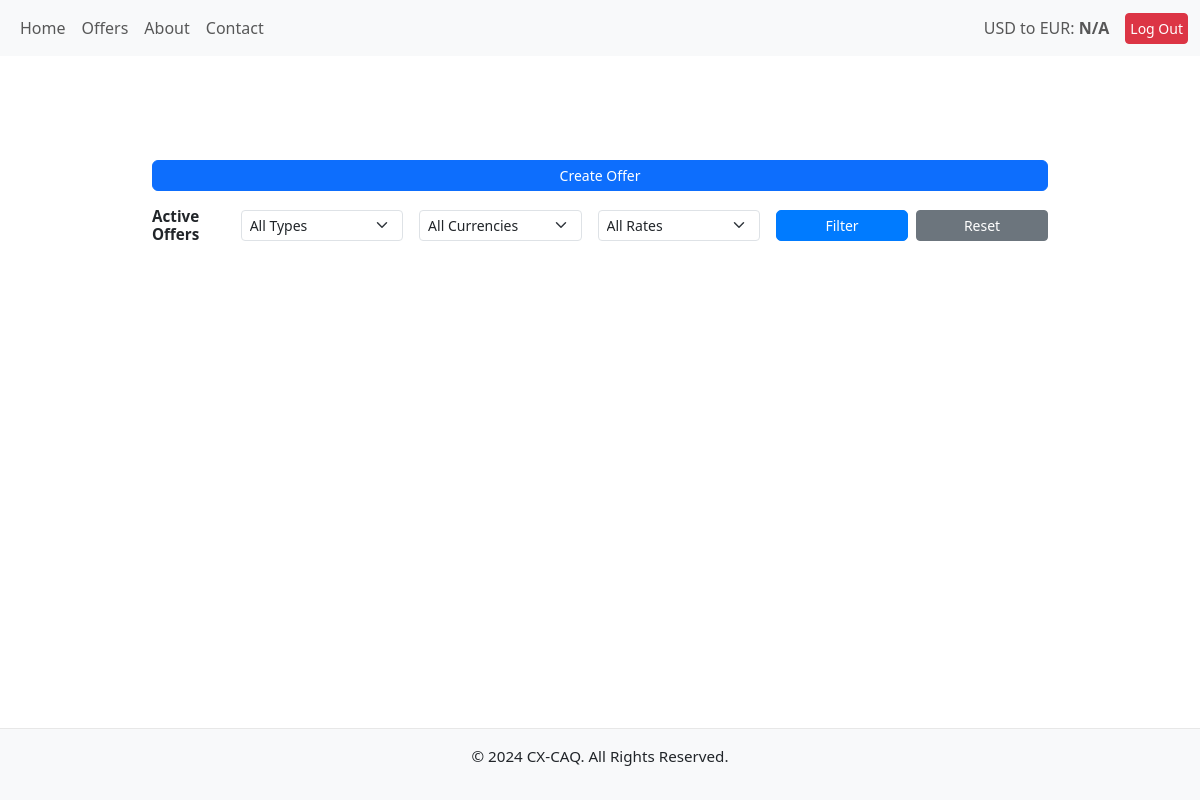
The page /offers/ (signed in) on the database as committed earlier.
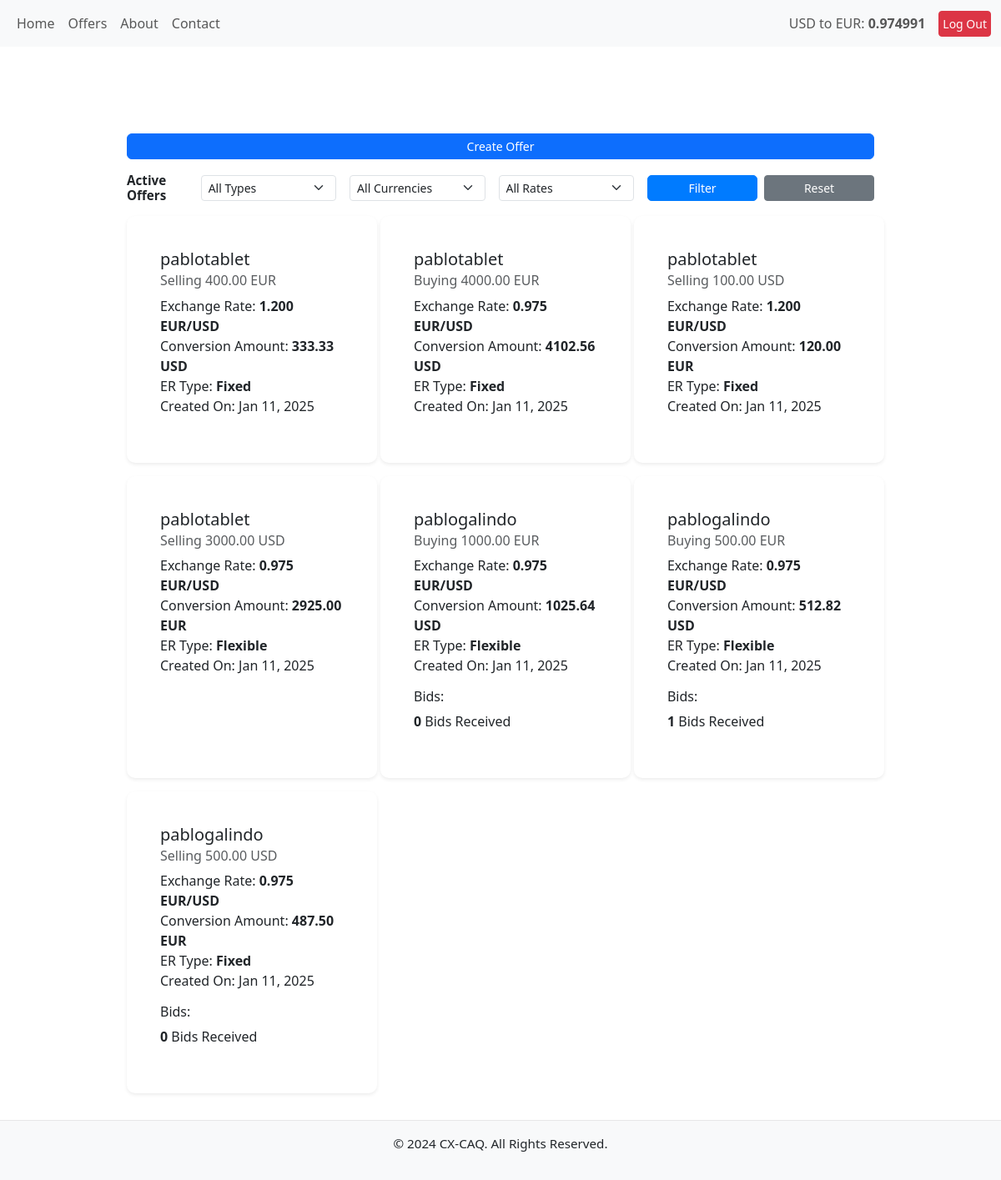
The same page on the database as committed later.
### offers/models.py (models this page shows, shortened)
class LatestExchangeRate(models.Model):
    base_currency = models.CharField(max_length=3, default="USD")
    target_currency = models.CharField(max_length=3, default="EUR")
    rate = models.DecimalField(max_digits=10, decimal_places=6)
    timestamp = models.DateTimeField(auto_now=True)

class Offer(models.Model):
    CURRENCY_CHOICES = [
        ('USD', 'US Dollar'),
        ('EUR', 'Euro'),
    ]
    RATE_TYPE_CHOICES = [
        ('FIXED', 'Fixed'),
        ('FLEXIBLE', 'Flexible'),
    ]
    user = models.ForeignKey(User, on_delete=models.CASCADE, related_name="offers")
    currency = models.CharField(max_length=3, choices=CURRENCY_CHOICES)
    amount = models.DecimalField(max_digits=10, decimal_places=2)
    exchange_rate = models.DecimalField(max_digits=8, decimal_places=3,null=True, blank=True)
    is_buying = models.BooleanField()
    rate_type = models.CharField(max_length=10, choices=RATE_TYPE_CHOICES, default='FIXED')
    created_at = models.DateTimeField(auto_now_add=True)
    class Meta:
        ordering = ['-created_at']
    @property
    def conversion_amount(self):
        if self.currency == "USD":
            return round(self.amount * self.exchange_rate, 2)
        elif self.currency == "EUR":
           return round(self.amount / self.exchange_rate, 2)
        return None

### offers/views.py (the view)
# urls.py: path('', views.view_offers, name='view_offers'),
@login_required
def view_offers(request):
    offers = Offer.objects.prefetch_related('bids').all()
    is_buying = request.GET.get('is_buying')
    currency = request.GET.get('currency')
    rate_type = request.GET.get('rate_type')
    if is_buying in ['0', '1']:
        offers = offers.filter(is_buying=bool(int(is_buying)))
    if currency:
        offers = offers.filter(currency=currency)
    if rate_type:
        offers = offers.filter(rate_type=rate_type)
    for offer in offers:
        offer.user_bid = offer.bids.filter(user=request.user).first()
    return render(request, 'offers/view_offers.html', {'offers': offers})

### offers/context_processors.py (called while the page is built)
def exchange_rate_processor(request):
    try:
        latest_rate = LatestExchangeRate.objects.latest("timestamp").rate
        print(f"Latest exchange rate fetched from database: {latest_rate}")
    except LatestExchangeRate.DoesNotExist:
        try:
            latest_rate = fetch_and_update_exchange_rate()
            print(f"Latest exchange rate fetched: {latest_rate}")
        except ValueError as e:
            print(f"Error fetching exchange rate: {e}")
            latest_rate = "N/A"
    return {
        "exchange_rate": latest_rate
    }

### offers/utils.py (called while the page is built, shortened)
def fetch_and_update_exchange_rate():
    API_KEY = getattr(settings, 'OPENEXCHANGERATES_API_KEY', None)
    if not API_KEY:
        raise ValueError("OPENEXCHANGERATES_API_KEY is not set in environment variables.")

### offers/templates/offers/view_offers.html (shortened to what this page needs)
{% extends "base.html" %}
{%load static%}
{% block content %}
<div class="container mt-5">
    {% if user.is_authenticated %}
    <div class="d-flex justify-content-end mb-3">
        <a href="{% url 'offers:create_offer' %}" class="btn btn-primary w-100 w-md-auto">Create Offer</a>
    </div>
    {% endif %}
    <div class="d-flex flex-column flex-md-row justify-content-between align-items-center mb-3">
        <h2 class="text-center text-md-start mb-2 mb-md-0">Active Offers</h2>
        <form method="get" action="" class="d-flex align-items-center gap-2">
            <select name="is_buying" id="is_buying" class="form-select form-select-sm me-2">
                <option value="">All Types</option>
            </select>
            <select name="currency" id="currency" class="form-select form-select-sm me-2">
                <option value="">All Currencies</option>
            </select>
            <select name="rate_type" id="rate_type" class="form-select form-select-sm me-2">
                <option value="">All Rates</option>
            </select>
            <button type="submit" class="btn btn-primary btn-sm w-100 w-md-auto">Filter</button>
            <a href="{% url 'offers:view_offers' %}" class="btn btn-secondary btn-sm w-100 w-md-auto">Reset</a>
        </form>
    </div>
    <div class="row g-3">
        {% for offer in offers %}
        <div class="col-12 col-md-6 col-lg-4">
            <div class="card shadow-sm offer-card ">
                <div class="card-body">
                    <h5 class="card-title">{{ offer.user.username }}</h5>
                    <h6 class="card-subtitle mb-2 text-muted">
                        {% if offer.is_buying %} Buying {% else %} Selling {% endif %}
                        {{ offer.amount }} {{ offer.currency }}
                    </h6>
                    <p class="card-text">
                        Exchange Rate: <strong>{{ offer.exchange_rate }} EUR/USD</strong><br>
                        Conversion Amount: <strong>{{ offer.conversion_amount }}
                            {% if offer.currency == "USD" %} EUR {% else %} USD {% endif %}
                        </strong><br>
                        ER Type: <strong>{{ offer.get_rate_type_display }}</strong><br>
                        Created On: {{ offer.created_at|date:"M d, Y" }}
                    </p>
                    {% if user.is_authenticated and user == offer.user %}
                    <div>
                        <h6>Bids:</h6>
                        <p><strong>{{ offer.bids.count }}</strong> Bids Received</p>
                    </div>
                    {% endif %}
                </div>
            </div>
        </div>
        {% endfor %}
    </div>
</div>
{% endblock %}

### templates/base.html (shortened to what this page needs)
{% load static %}
<!DOCTYPE html>
<html lang="en">
<head>
    <link href="https://cdn.jsdelivr.net/npm/bootstrap@5.3.0-alpha3/dist/css/bootstrap.min.css" rel="stylesheet">
    <link rel="stylesheet" href="{% static 'css/style.css' %}">
    <link href="https://cdn.jsdelivr.net/npm/bootstrap-icons/font/bootstrap-icons.css" rel="stylesheet">
</head>
<body>
    <nav class="navbar navbar-expand-lg navbar-light bg-light">
        <div class="container-fluid">
        {% if user.is_authenticated %}
            <div class="collapse navbar-collapse" id="navbarNav">
                <ul class="navbar-nav">
                    <li class="nav-item">
                        <a class="nav-link" href="/">Home</a>
                    </li>
                    <li class="nav-item">
                        <a class="nav-link" href="{% url 'offers:view_offers'%}">Offers</a>
                    </li>
                    <li class="nav-item">
                        <a class="nav-link" href="/">About</a>
                    </li>
                    <li class="nav-item">
                        <a class="nav-link" href="/">Contact</a>
                    </li>
                </ul>
            </div>
        {% endif %}
        <div class="d-flex align-items-center">
            <div class="navbar-text me-3">
                USD to EUR: <strong>{{ exchange_rate }}</strong>
            </div>
            {% if user.is_authenticated %}
                <a href="/accounts/logout/" class="btn btn-danger btn-sm">Log Out</a>
            {% endif %}
        </div>
        </div>
    </nav>
    <main class="container mt-4">
        {% block content %}
        {% endblock %}
    </main>
    <footer class="bg-light text-center py-3 mt-auto">
        <p>&copy; 2024 CX-CAQ. All Rights Reserved.</p>
    </footer>
   </body>
</html>

### static/css/style.css (style rules this page uses)
html, body { height: 100%; margin: 0; display: flex; flex-direction: column; }
main { flex: 1; }
footer { background-color: #f8f9fa; padding: 1rem; text-align: center; border-top: 1px solid #e7e7e7; }
h1, h2, h3 { font-weight: bold; }
.container { padding: 1rem; max-width: 100%; }
.card { padding: 1.5rem; border-radius: 10px; border: none; box-shadow: 0 4px 6px rgba(0, 0, 0, 0.1); }
.card.shadow-sm.dashboard-card,.card.shadow-sm.offer-card { min-width: 300px; min-height: 100%; }
form { width: 100%; }
form .btn-primary { background-color: #007bff; border-color: #007bff; padding: 0.6rem; font-size: 1rem; border-radius: 5px; transition: background-color 0.2s ease-in-out; }
.text-center { font-size: 0.95rem; }
button.btn, a.btn { padding: 0.25rem 0.25rem; font-size: 0.875rem; line-height: 1.5; }
@media (min-width: 769px) { .container { max-width: 960px; margin: auto; } }

Rows that differ between the two databases and show on the page:
added LatestExchangeRate: rate "0.974991"
added Offer: user.username "pablotablet", is_buying "Selling", amount "400.00", currency "EUR", exchange_rate "1.200", conversion_amount "333.33", shows "USD", rate_type "Fixed", created_at "Jan 11, 2025"
added Offer: user.username "pablotablet", is_buying "Buying", amount "4000.00", currency "EUR", exchange_rate "0.975", conversion_amount "4102.56", shows "USD", rate_type "Fixed", created_at "Jan 11, 2025"
added Offer: user.username "pablotablet", is_buying "Selling", amount "100.00", currency "USD", exchange_rate "1.200", conversion_amount "120.00", shows "EUR", rate_type "Fixed", created_at "Jan 11, 2025"
added Offer: user.username "pablotablet", is_buying "Selling", amount "3000.00", currency "USD", exchange_rate "0.975", conversion_amount "2925.00", shows "EUR", rate_type "Flexible", created_at "Jan 11, 2025"
added Offer: user.username "pablogalindo", is_buying "Buying", amount "1000.00", currency "EUR", exchange_rate "0.975", conversion_amount "1025.64", shows "USD", rate_type "Flexible", created_at "Jan 11, 2025", bids.count "0"
added Offer: user.username "pablogalindo", is_buying "Buying", amount "500.00", currency "EUR", exchange_rate "0.975", conversion_amount "512.82", shows "USD", rate_type "Flexible", created_at "Jan 11, 2025", bids.count "1"
added Offer: user.username "pablogalindo", is_buying "Selling", amount "500.00", currency "USD", exchange_rate "0.975", conversion_amount "487.50", shows "EUR", rate_type "Fixed", created_at "Jan 11, 2025", bids.count "0"
Other text that changed with them:
{{ exchange_rate }}: "N/A" → (not shown)
